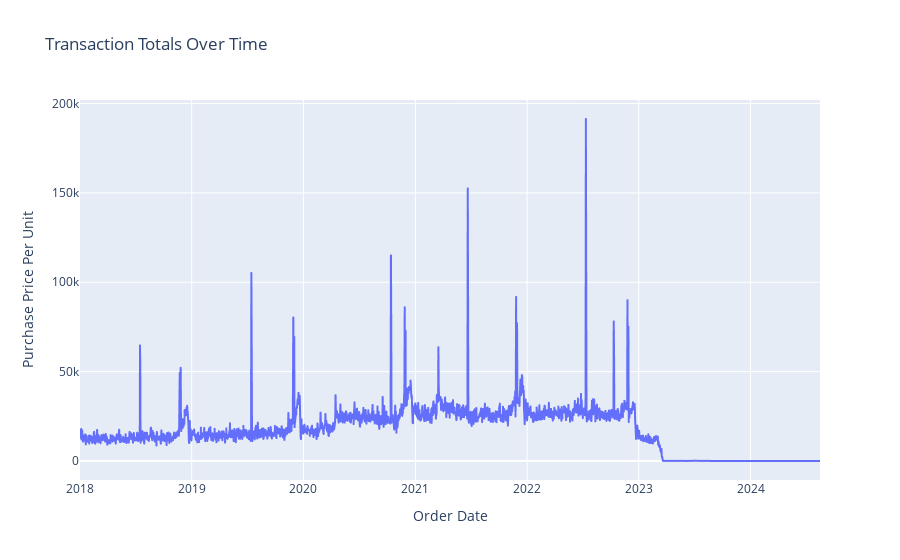

Notebook code cell kept with this figure:
### Markdown cell above
Data exploration

### Code cell
# Convert 'Order Date' to datetime
merged_data['Order Date'] = pd.to_datetime(merged_data['Order Date'])

# Group by 'Order Date' and sum the 'Purchase Price Per Unit'
transaction_totals = merged_data.groupby('Order Date')['Purchase Price Per Unit'].sum().reset_index()

# Plot the time series
px.line(transaction_totals, x='Order Date', y='Purchase Price Per Unit', title='Transaction Totals Over Time')

### Figure 1 — Plotly figure (JSON) as saved in the notebook; plotly's stock layout.template omitted (floating-point values rounded to 4 significant figures; data arrays with more than 128 entries replaced by an {"elided": "..."} marker saying what was removed)
{"data": [{"hovertemplate": "Order Date=%{x}<br>Purchase Price Per Unit=%{y}<extra></extra>", "legendgroup": "", "line": {"color": "#636efa", "dash": "solid"}, "marker": {"symbol": "circle"}, "mode": "lines", "name": "", "showlegend": false, "type": "scattergl", "x": {"elided": "1913 str values"}, "xaxis": "x", "y": {"elided": "1913 float values"}, "yaxis": "y"}], "layout": {"legend": {"tracegroupgap": 0}, "title": {"text": "Transaction Totals Over Time"}, "xaxis": {"anchor": "y", "domain": [0, 1], "title": {"text": "Order Date"}}, "yaxis": {"anchor": "x", "domain": [0, 1], "title": {"text": "Purchase Price Per Unit"}}}}
